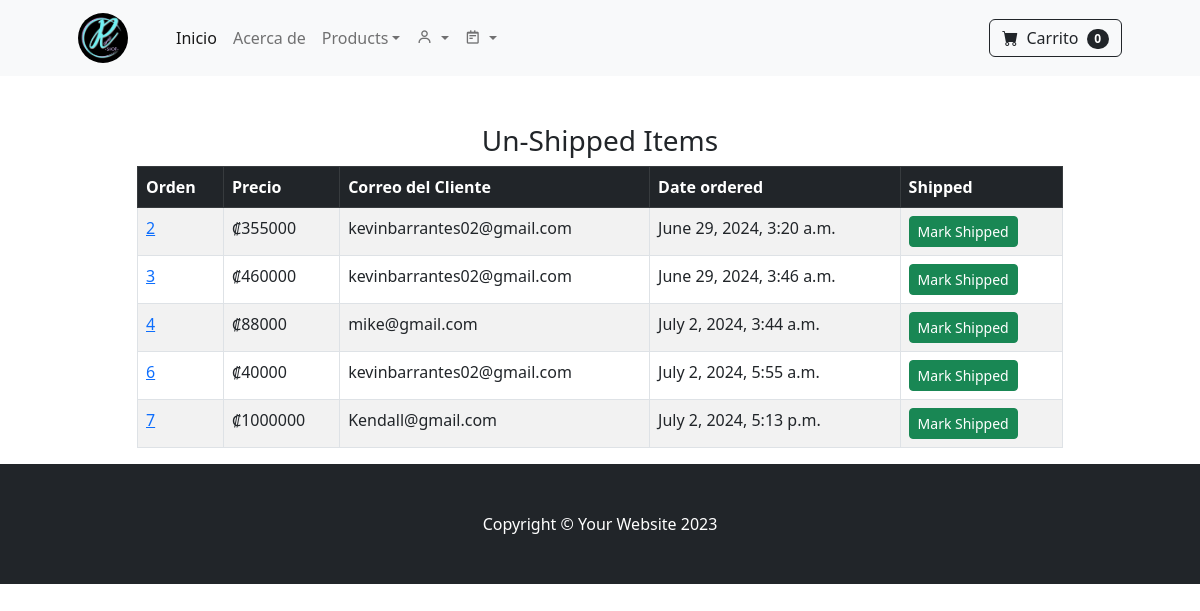
Page /payment/not_shipped_dash/ (signed in) on the committed database.
### payment/models.py (models this page shows, shortened)
class Order(models.Model):
    user = models.ForeignKey(User, on_delete=models.CASCADE, null=True, blank=True)
    full_name = models.CharField(max_length=250)
    email = models.EmailField(max_length=250)
    shipping_address = models.TextField(max_length=15000)
    amount_paid = models.IntegerField(default=1)
    date_ordered = models.DateTimeField(auto_now_add=True)
    shipped = models.BooleanField(default=False)
    date_shipped = models.DateTimeField(blank=True, null=True)

### payment/views.py (the view, shortened to what this page needs)
# urls.py: path('not_shipped_dash/', views.not_shipped_dash, name="not_shipped_dash"),
def not_shipped_dash(request):
    if request.user.is_authenticated and request.user.is_superuser:
        orders = Order.objects.filter(shipped=False)
        return render(request, "payment/not_shipped_dash.html", {"orders":orders})
    else:
        messages.success(request, "Access Denied")
        return redirect('home')

### cart/cart.py (called while the page is built)
    def __len__(self):
        return len(self.cart)

### cart/global_processors.py (called while the page is built)
def cart(request):
    return {'cart':Cart(request)}

### store/global_processors.py (called while the page is built)
def navbar_categories(request):
  categories = Category.objects.all()
  return {'categories': categories}

### payment/templates/payment/not_shipped_dash.html (shortened to what this page needs)
{% extends 'base.html' %}
{% block content %}
<div class="container">
    <div class="row justify-content-center">
        <div class="col-lg-10 col-md-12">
            <br/><br/>
            <h3 class="text-center">Un-Shipped Items</h3>
            <div class="table-responsive">
                <table class="table table-striped table-hover table-bordered">
                    <thead class="table-dark">
                        <tr>
                            <th scope="col">Orden</th>
                            <th scope="col">Precio</th>
                            <th scope="col">Correo del Cliente</th>
                            <th scope="col">Date ordered</th>
                            <th scope="col">Shipped</th>
                        </tr>
                    </thead>
                    <tbody>
                        {% for item in orders %}
                        <tr>
                            <td><a href="{% url 'orders' item.id %}">{{ item.id }}</a></td>
                            <td>₡{{ item.amount_paid }}</td>
                            <td>{{ item.email }}</td>
                            <td>{{ item.date_ordered }}</td>
                            <td>
                                <form method="POST">
                                    <button type="Submit" class="btn btn-success btn-sm">Mark Shipped</button>
                                </form>
                            </td>
                        </tr>
                        {% endfor %}
                    </tbody>
                </table>
            </div>
        </div>
    </div>
</div>
{% endblock %}

### rows in the picture
Order: id "2", amount_paid "355000", email "kevinbarrantes02@gmail.com", date_ordered "June 29, 2024, 3:20 a.m."
Order: id "3", amount_paid "460000", email "kevinbarrantes02@gmail.com", date_ordered "June 29, 2024, 3:46 a.m."
Order: id "4", amount_paid "88000", email "mike@gmail.com", date_ordered "July 2, 2024, 3:44 a.m."
Order: id "6", amount_paid "40000", email "kevinbarrantes02@gmail.com", date_ordered "July 2, 2024, 5:55 a.m."
Order: id "7", amount_paid "1000000", email "Kendall@gmail.com", date_ordered "July 2, 2024, 5:13 p.m."

### other values in the picture
{{ cart|length }} "0"
